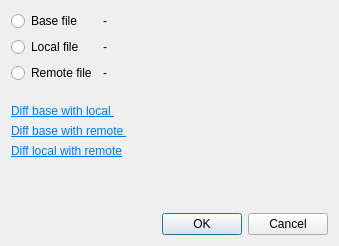
<?xml version="1.0" encoding="UTF-8"?>
<ui version="4.0">
 <class>ChooseConflictedFileDialog</class>
 <widget class="QDialog" name="ChooseConflictedFileDialog">
  <property name="geometry">
   <rect>
    <x>0</x>
    <y>0</y>
    <width>339</width>
    <height>246</height>
   </rect>
  </property>
  <property name="windowTitle">
   <string>Choose file version</string>
  </property>
  <property name="windowIcon">
   <iconset theme="kommit"/>
  </property>
  <layout class="QVBoxLayout" name="verticalLayout">
   <item>
    <layout class="QFormLayout" name="formLayout">
     <item row="0" column="0">
      <widget class="QRadioButton" name="radioButtonBaseFile">
       <property name="text">
        <string>Base file</string>
       </property>
      </widget>
     </item>
     <item row="0" column="1">
      <widget class="QLabel" name="labelBaseFile">
       <property name="text">
        <string>-</string>
       </property>
      </widget>
     </item>
     <item row="1" column="0">
      <widget class="QRadioButton" name="radioButtonLocalFile">
       <property name="text">
        <string>Local file</string>
       </property>
      </widget>
     </item>
     <item row="1" column="1">
      <widget class="QLabel" name="labelLocalFile">
       <property name="text">
        <string>-</string>
       </property>
      </widget>
     </item>
     <item row="2" column="0">
      <widget class="QRadioButton" name="radioButtonRemoteFile">
       <property name="text">
        <string>Remote file</string>
       </property>
      </widget>
     </item>
     <item row="2" column="1">
      <widget class="QLabel" name="labelRemoteFile">
       <property name="text">
        <string>-</string>
       </property>
      </widget>
     </item>
    </layout>
   </item>
   <item>
    <spacer name="verticalSpacer_2">
     <property name="orientation">
      <enum>Qt::Orientation::Vertical</enum>
     </property>
     <property name="sizeType">
      <enum>QSizePolicy::Policy::Fixed</enum>
     </property>
     <property name="sizeHint" stdset="0">
      <size>
       <width>20</width>
       <height>15</height>
      </size>
     </property>
    </spacer>
   </item>
   <item>
    <widget class="QLabel" name="labelDiffBaseWithLocal">
     <property name="text">
      <string>&lt;html&gt;&lt;head/&gt;&lt;body&gt;&lt;p&gt;&lt;a href=&quot;#&quot;&gt;&lt;span style=&quot; text-decoration: underline; color:#007af4;&quot;&gt;Diff base with local &lt;/span&gt;&lt;/a&gt;&lt;/p&gt;&lt;/body&gt;&lt;/html&gt;</string>
     </property>
    </widget>
   </item>
   <item>
    <widget class="QLabel" name="labelDiffBaseWithRemote">
     <property name="text">
      <string>&lt;html&gt;&lt;head/&gt;&lt;body&gt;&lt;p&gt;&lt;a href=&quot;#&quot;&gt;&lt;span style=&quot; text-decoration: underline; color:#007af4;&quot;&gt;Diff base with remote &lt;/span&gt;&lt;/a&gt;&lt;/p&gt;&lt;/body&gt;&lt;/html&gt;</string>
     </property>
    </widget>
   </item>
   <item>
    <widget class="QLabel" name="labelDiffLocalWithRemote">
     <property name="text">
      <string>&lt;html&gt;&lt;head/&gt;&lt;body&gt;&lt;p&gt;&lt;a href=&quot;#&quot;&gt;&lt;span style=&quot; text-decoration: underline; color:#007af4;&quot;&gt;Diff local with remote&lt;/span&gt;&lt;/a&gt;&lt;/p&gt;&lt;/body&gt;&lt;/html&gt;</string>
     </property>
    </widget>
   </item>
   <item>
    <spacer name="verticalSpacer">
     <property name="orientation">
      <enum>Qt::Orientation::Vertical</enum>
     </property>
     <property name="sizeHint" stdset="0">
      <size>
       <width>20</width>
       <height>8</height>
      </size>
     </property>
    </spacer>
   </item>
   <item>
    <widget class="QDialogButtonBox" name="buttonBox">
     <property name="orientation">
      <enum>Qt::Orientation::Horizontal</enum>
     </property>
     <property name="standardButtons">
      <set>QDialogButtonBox::StandardButton::Cancel|QDialogButtonBox::StandardButton::Ok</set>
     </property>
    </widget>
   </item>
  </layout>
 </widget>
 <resources/>
 <connections>
  <connection>
   <sender>buttonBox</sender>
   <signal>accepted()</signal>
   <receiver>ChooseConflictedFileDialog</receiver>
   <slot>accept()</slot>
   <hints>
    <hint type="sourcelabel">
     <x>248</x>
     <y>254</y>
    </hint>
    <hint type="destinationlabel">
     <x>157</x>
     <y>274</y>
    </hint>
   </hints>
  </connection>
  <connection>
   <sender>buttonBox</sender>
   <signal>rejected()</signal>
   <receiver>ChooseConflictedFileDialog</receiver>
   <slot>reject()</slot>
   <hints>
    <hint type="sourcelabel">
     <x>316</x>
     <y>260</y>
    </hint>
    <hint type="destinationlabel">
     <x>286</x>
     <y>274</y>
    </hint>
   </hints>
  </connection>
 </connections>
</ui>
